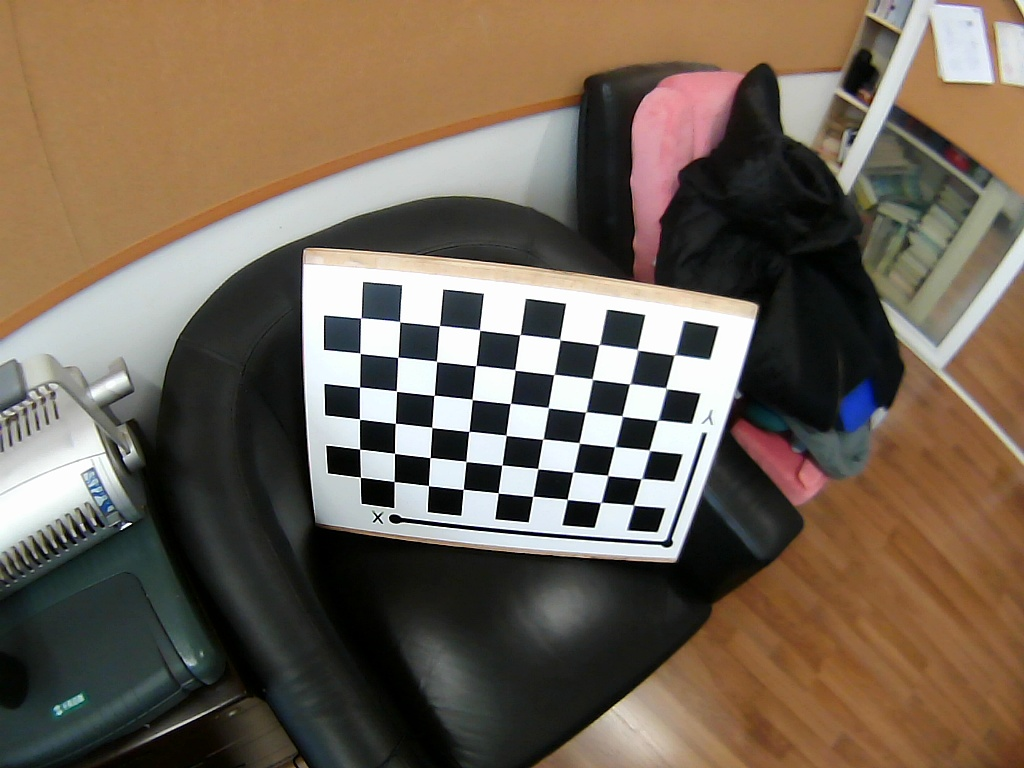
//> input picture code/chapter-10-imaging model and intrinsics calibration/04-fisheyeCameraCalib/cameracalib/imgs/13.jpg, 1024 x 768 px, given in place of the camera
$ ./cameracalib   (built with g++ and OpenCV 4)
//> lines starting //> are read from the running program, lines starting //| are printed output that depends on the picture; after the words box and inside, x2 and y2 are one past the last pixel; in counts of white or black regions, pixels touching at a corner belong together
//此程序示范了如何用opencv来进行相机内参标定，以及如何利用获取的相机内参来进行鱼眼图像的畸变去除。
//该程序有3个main函数，编译时，每次都需要注释到其他两个，而只保留一个main函数
//main函数1：完成对标定板图像的采集
//main函数2：基于main函数1所采集的标定板图像，完成相机内参标定，并将参数文件存储在本地磁盘
//main函数3：从由main函数2所得到的相机内参文件中，读入相机内参，对原始输入视频进行实时去畸变
//同济大学，张林，2023年4月
#include <string>
#include <iostream>
#include <opencv2/opencv.hpp>
#include <opencv2/core/core.hpp>
#include <opencv2/highgui/highgui.hpp>
#include <opencv2/imgproc/imgproc.hpp>
#include <opencv2/core/core.hpp>
#include <opencv2/highgui/highgui.hpp>
#include <opencv2/features2d/features2d.hpp>
#include <opencv2/calib3d/calib3d.hpp>
#include <opencv2/imgproc/imgproc.hpp>
#include <opencv2/core/version.hpp>
#include <fstream>
#include <filesystem>

using namespace cv;
using namespace std;

//main函数1
//这个main函数完成对标定板图像的采集
//正常进入采集流程后，按q键就会拍摄一张图片，并会在当前图像上进行交叉点检测，如果成功，就会把这张图像保存下来
//按escape键，退出采集过程
#if 1
int main()
{
	cout << "开始采集标定板图像" << endl;
	//imgDirName，存放所采集的标定板图像
	string imgDirName = "mine/";

	Mat frame;
	string imgname;
	int frameIndex = 1;

	cv::Size iPatternSize(9, 6); //交叉点的个数，如果是10*7块的标定板，其有效交叉点是9*6个
	vector<Point2f> gCorners;

	//打开相机并设置相机分辨率。相机的序号从0开始。如果是笔记本外接USB相机，一般来说其编号是1，因为笔记本自带摄像头的编号为0
	VideoCapture inputVideo(0);
	inputVideo.set(cv::CAP_PROP_FRAME_HEIGHT, 768);
	inputVideo.set(cv::CAP_PROP_FRAME_WIDTH, 1024);

	if (!inputVideo.isOpened())
	{
		cout << "打开相机失败 " << endl;
		return -1;
	}
	else

	{
		cout << "相机已打开" << endl;
	}

	int imgsCollected = 0;
	while (1)
	{
		inputVideo >> frame;
//> frame is the input picture: 768 rows x 1024 cols, CV_8UC3; mean B, G, R 85.3, 99.9, 113.3
		if (frame.empty())
			continue;
		imshow("Camera", frame);
		char key = waitKey(1);
//> the 'q' key is pressed
		if (key == 27) //escape键的ASCII码是27，按Escape键就会退出采集，结束循环
			break;
		if (key == 'q' || key == 'Q')
		{
			//在当前图像帧中进行交叉点检测
			bool bPatternFound = findChessboardCorners(frame, iPatternSize, gCorners, CALIB_CB_ADAPTIVE_THRESH + CALIB_CB_NORMALIZE_IMAGE +
				CALIB_CB_FAST_CHECK);
//> gCorners = 54 Points (x, y), first 12: [633.5, 504.9], [600.3, 502.8], [567.1, 499.4], [532.8, 496.4], [498.3, 492.9], [463.3, 489.3], [428.5, 485.6], [394.1, 481.5], [360.4, 477.3], [640.6, 479], [607.7, 475.5], [573, 472.1]; bPatternFound = true
			if (!bPatternFound) //检测交叉点操作失败，说明当前帧的图像质量不合格，继续等待采集下一帧
			{
				cout << "Can not find chessboard corners!\n";
				continue;
			}
			else //将当前帧frame存储在本地磁盘路径imgDirName中
			{
				Mat iImageTemp = frame.clone();
				for (int j = 0; j < gCorners.size(); j++)
				{
					//在当前帧上画出交叉点的坐标，这是为了可视化的目的
					circle(iImageTemp, gCorners[j], 10, Scalar(0, 0, 255), 2, 8, 0);
				}
//> this loop made 54 passes
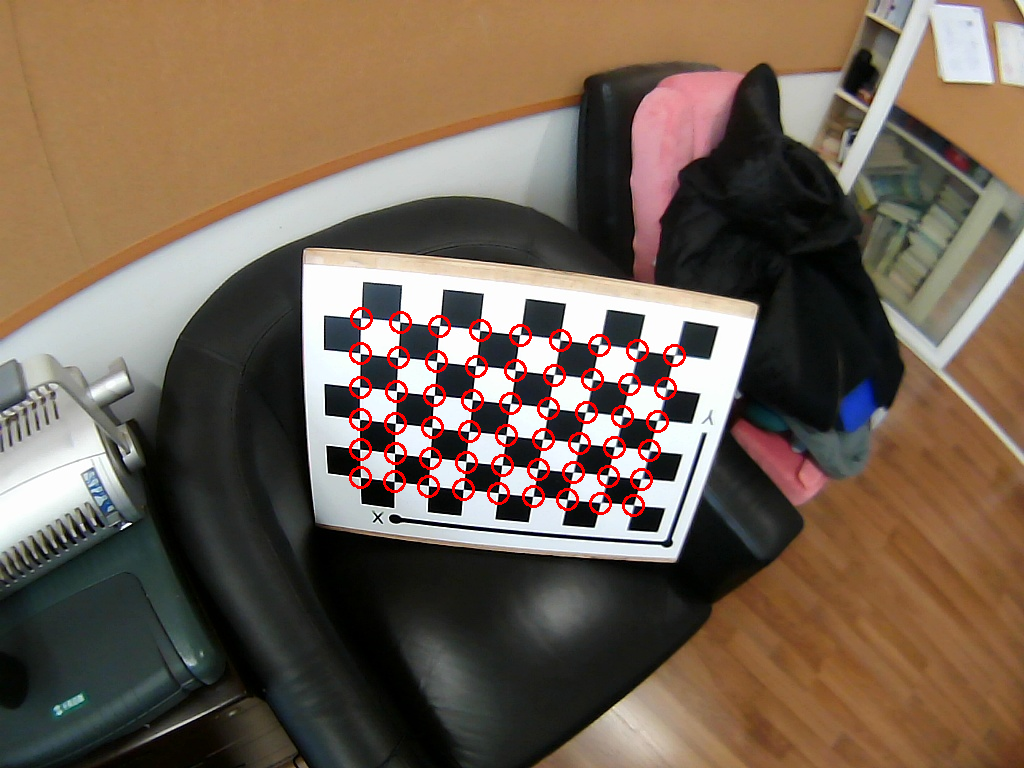
//> iImageTemp: 768 rows x 1024 cols, CV_8UC3; 1.33% of pixels changed, all inside (x1, y1, x2, y2) = (349, 307, 686, 517)
				cv::imshow("Camera", iImageTemp);
				cv::waitKey(1000); //画有交叉点的帧，画面停留1秒
				imgname = imgDirName + to_string(frameIndex++) + ".jpg"; //为当前帧起好名字，存储
				imwrite(imgname, frame);
				imgsCollected++;
				cout << imgsCollected << " images collected!" << endl;
			}
		}
	}
	cout << "完成标定板图像采集" << endl;
	return 0;
}
#elif 0
//main函数2
//这个main函数完成从一组标定板图像中对相机内参进行标定的任务
//相机畸变模型采用鱼眼相机模型，适用于广角鱼眼相机去畸变任务
int main(int argc, char* argv[])
{
	cv::Size iPatternSize(9, 6); //标定板上的交叉点维度，10*7格的标定板，其交叉点为9*6

	string imgDir = "imgs/";
	//存储相机内参标定结果的文件
	FileStorage camParamsFile("camParams.xml", FileStorage::WRITE);

	//3*3相机内参矩阵
	cv::Mat mIntrinsicMatrix;
	//畸变系数
	cv::Mat mDistortion;
	//In fact these useless.
	std::vector<cv::Vec3d> gRotationVectors;
	std::vector<cv::Vec3d> gTranslationVectors;

	vector<cv::String> gFileNames;
	//gFileNames，存储所有标定板图像文件全名称
	cv::glob(imgDir, gFileNames);
	cout << "Load images" << endl;
	//nImageCount，标定板图像的数目
	int nImageCount = gFileNames.size();
	//gCorners，存储一张图像上交叉点坐标信息.
	vector<Point2f> gCorners;
	//gAllCorners，存储所有标定板图像上的交叉点信息，这是个vector的vector
	vector<vector<Point2f>>  gAllCorners;
	//gImages,存储所有标定板图像，是个元素类型为Mat的向量，显然每个向量元素是个图像矩阵
	vector<Mat>  gImages;
	vector<string> strValidImgFileNames;
	int nCornersCount = 0;
	//对于每一张标定板图像
	for (int i = 0; i < nImageCount; i++)
	{
		//读入该图像
		string aImageFileName = gFileNames[i];
		cv::Mat iImage = imread(aImageFileName);
		cout << "Filename " << aImageFileName << endl;
		//转换为灰度图像，因为亚像素级别的交叉点精准检测是在灰度图像上进行的
		Mat iImageGray;
		cvtColor(iImage, iImageGray, cv::COLOR_BGR2GRAY);
		bool bPatternFound = findChessboardCorners(iImage, iPatternSize, gCorners,
			CALIB_CB_ADAPTIVE_THRESH + CALIB_CB_NORMALIZE_IMAGE + CALIB_CB_FAST_CHECK);
		if (!bPatternFound) //这张图像的交叉点检测失败
		{
			cout << "Can not find chessboard corners in " << aImageFileName << "\n";
			continue;
		}
		else
		{
			//对初始检测的交叉点坐标进行进一步精化
			cornerSubPix(iImageGray, gCorners, Size(11, 11), Size(-1, -1), TermCriteria(cv::TermCriteria::EPS + cv::TermCriteria::MAX_ITER, 30, 0.1));

			//为了可视化，把当前图像的交叉点检测结果画在图像上，显示出来，停留1000
			Mat iImageTemp = iImage.clone();
			for (int j = 0; j < gCorners.size(); j++)
			{
				//在图像上画出交叉点
				circle(iImageTemp, gCorners[j], 10, Scalar(0, 0, 255), 2, 8, 0);
			}
			cv::imshow("corners", iImageTemp);
			cv::waitKey(1000);

			//把从当前图像上检测到的交叉点放入gAllCorners，相应的图像放入gImages
			nCornersCount = nCornersCount + gCorners.size();
			gAllCorners.push_back(gCorners);
			gImages.push_back(iImage);
			strValidImgFileNames.push_back(aImageFileName);
		}
	}

	//nImageCount，能正确进行交叉点检测的图像的个数
	nImageCount = gImages.size();
	cout << "能成功进行交叉点检测的图像的个数为" << nImageCount << endl;

	//生成标定板交叉点的三维坐标gObjectPoints，
	//每张图像的交叉点vector（54个三维坐标向量）构成gObjectPoints的一个元素
	//iSquareSize，标定板每个block的尺寸
	Size iSquareSize = Size(51, 51); //
	vector<vector<Point3f>>  gObjectPoints;
	gObjectPoints.clear();

	//gPointsCount,是个向量，其维度为nImageCount，每个元素表示这张图像的交叉点的个数
	vector<int>  gPointsCount;
	//Generate 3d points.
	for (int t = 0; t < nImageCount; t++)
	{
				vector<Point3f> gTempPointSet;
				for (int i = 0; i < iPatternSize.height; i++)
				{
					for (int j = 0; j < iPatternSize.width; j++)
					{
						Point3f iTempPoint;
						iTempPoint.x = i * iSquareSize.width;
						iTempPoint.y = j * iSquareSize.height;
						iTempPoint.z = 0;
						gTempPointSet.push_back(iTempPoint);
					}
				}
				gObjectPoints.push_back(gTempPointSet);
	}

	//记录每一张标定板图像上的交叉点个数，对我们的例子来说都是54
	for (int i = 0; i < nImageCount; i++)
	{
		gPointsCount.push_back(iPatternSize.width*iPatternSize.height);
	}

	Size iImageSize = gImages[0].size(); //图像分辨率

	int flags = 0;
	flags |= cv::fisheye::CALIB_RECOMPUTE_EXTRINSIC;
	flags |= cv::fisheye::CALIB_CHECK_COND;
	flags |= cv::fisheye::CALIB_FIX_SKEW;
	cout << "开始标定\n";
	fisheye::calibrate(gObjectPoints, gAllCorners, iImageSize, mIntrinsicMatrix, mDistortion, gRotationVectors, gTranslationVectors, flags, cv::TermCriteria(TermCriteria::COUNT + TermCriteria::EPS, 500, 1e-10));
	cout << "标定成功！\n";

	//根据相机参数，计算交叉点的重投影误差
	cout << "计算交叉点的重投影误差­" << endl;
	double nTotalError = 0.0;
	vector<Point2f>  gImagePoints;

	vector<double> gErrorVec; //其每个元素为每张标定板图像上所有交叉点重投影误差的平均值
	gErrorVec.reserve(nImageCount);
	for (int i = 0; i < nImageCount; i++)
	{
			//gTempPointSet，当前图像所对应的物理空间中的交叉点
			vector<Point3f> gTempPointSet = gObjectPoints[i];
			//根据相机内外参数，计算物理空间中标定板交叉点的投影gImagePoints
			fisheye::projectPoints(gTempPointSet, gImagePoints, gRotationVectors[i], gTranslationVectors[i], mIntrinsicMatrix, mDistortion);

			vector<Point2f> gTempImagePoint = gAllCorners[i]; //当前图像中图像空间中交叉点坐标
			//计算观察到的图像空间中交叉点的坐标gTempImagePoint与根据相机参数计算出来的交叉点投影点坐标gImagePoints的误差
			Mat mTempImagePointMat = Mat(1, gTempImagePoint.size(), CV_32FC2);
			Mat mImagePoints2Mat = Mat(1, gImagePoints.size(), CV_32FC2);
			for (size_t i = 0; i != gTempImagePoint.size(); i++)
			{
				mImagePoints2Mat.at<Vec2f>(0, i) = Vec2f(gImagePoints[i].x, gImagePoints[i].y);
				mTempImagePointMat.at<Vec2f>(0, i) = Vec2f(gTempImagePoint[i].x, gTempImagePoint[i].y);
			}
			double nError = norm(mImagePoints2Mat, mTempImagePointMat, NORM_L2); //
			nTotalError += nError /= gPointsCount[i];
			gErrorVec.push_back(nError);
			cout << strValidImgFileNames[i] << "的重投影误差为" << nError << endl;
	}

	cout << "平均重投影误差为 " << nTotalError / nImageCount << endl;

	cout << "测试一个图像的去畸变效果..." << endl;
	Mat iTestImage = gImages[0];
	Mat undistortedTestImg = iTestImage.clone();
	//cv::remap(testImage,t,mapx, mapy, INTER_LINEAR);
	cv::fisheye::undistortImage(iTestImage, undistortedTestImg, mIntrinsicMatrix, mDistortion, mIntrinsicMatrix);
	cv::imshow("original", iTestImage);
	cv::waitKey(0);
	cv::imshow("undistortImage", undistortedTestImg);
	cv::waitKey(0);

	cout << "保存相机参数到本地文件 " << endl;
	camParamsFile << "intrinsic_matrix" << mIntrinsicMatrix;
	camParamsFile << "distortion_coefficients" << mDistortion;

	camParamsFile.release();
	cv::destroyAllWindows();

	return 0;
}
#else
//main函数3
//该main函数应用之前已经获取到的相机内参，完成输入视频的实时去畸变
int main(int argc, char* argv[])
{
	//打开相机并设置好分辨率，注意：分辨率必须与标定时所用分辨率一致
	VideoCapture inputVideo(0);
	inputVideo.set(cv::CAP_PROP_FRAME_HEIGHT, 768);
	inputVideo.set(cv::CAP_PROP_FRAME_WIDTH, 1024);
	if (!inputVideo.isOpened())
	{
		cout << "打开相机失败" << endl;
		return -1;
	}
	else
	{
		cout << "相机已经打开" << endl;
	}

	//该XML文件是之前相机标定操作之后存储相机内参的文件
	FileStorage camPramsFile("camParams.xml", FileStorage::READ);
	cv::Mat mIntrinsicMatrix, mDistortion;
	camPramsFile["intrinsic_matrix"] >> mIntrinsicMatrix;
	camPramsFile["distortion_coefficients"] >> mDistortion;
	//输出相机内参数，内参矩阵与畸变系数
	cout << "mIntrinsic is: " << endl << mIntrinsicMatrix << endl;
	cout << "mDistortion is: " << endl << mDistortion << endl;

	Mat oriframe; //原始输入视频帧
	Mat shrinkedOriFrame, shrinkedUndistortedFrame; //为了便于屏幕显示，我们把帧尺寸缩小一些

	while (1)
	{
		inputVideo >> oriframe;
		if (oriframe.empty())
			continue;
		Mat undistortFrame = oriframe.clone();

		cv::fisheye::undistortImage(oriframe, undistortFrame, mIntrinsicMatrix, mDistortion, mIntrinsicMatrix);

		//为方便显示，缩小原始输入视频帧为0.6倍
		cv::resize(oriframe, shrinkedOriFrame,cv::Size(0,0), 0.6, 0.6);

		cv::resize(undistortFrame, shrinkedUndistortedFrame, cv::Size(0, 0), 0.6, 0.6);
		imshow("原始视频", shrinkedOriFrame);
		imshow("去畸变视频", shrinkedUndistortedFrame);
		waitKey(20);
	}

	return 0;
}

#endif

$ run again, on code/chapter-10-imaging model and intrinsics calibration/04-fisheyeCameraCalib/cameracalib/imgs/14.jpg
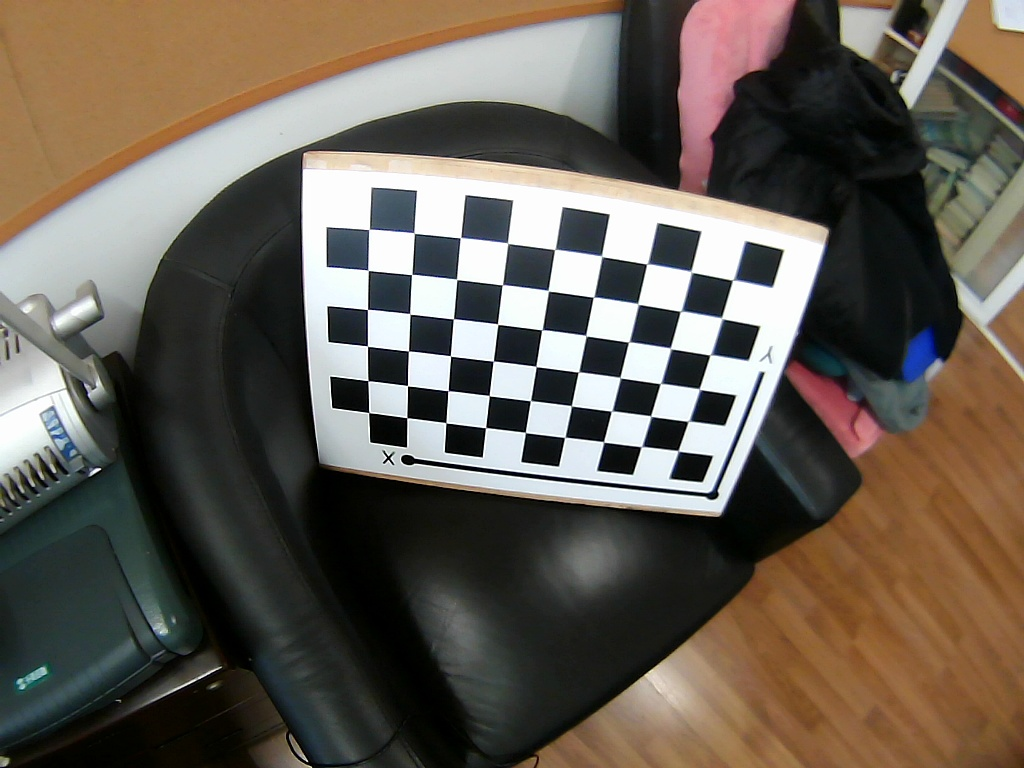
//> input picture code/chapter-10-imaging model and intrinsics calibration/04-fisheyeCameraCalib/cameracalib/imgs/14.jpg, 1024 x 768 px, given in place of the camera
//> frame is the input picture: 768 rows x 1024 cols, CV_8UC3; mean B, G, R 84.4, 94.2, 102.1
//> gCorners = 54 Points (x, y), first 12: [677.9, 450.6], [640.9, 446.9], [603.5, 441.8], [564.6, 437.5], [525.4, 432.3], [485.7, 427.6], [446, 422.9], [406.8, 417.7], [368.9, 412.5], [687.5, 421.6], [650.6, 415.9], [611.1, 411.5]; bPatternFound = true
//> the loop `for (int j = 0; j < gCorners.size(); j++)` made 54 passes
//> after the loop `for (int j = 0; j < gCorners.size(); j++)`:
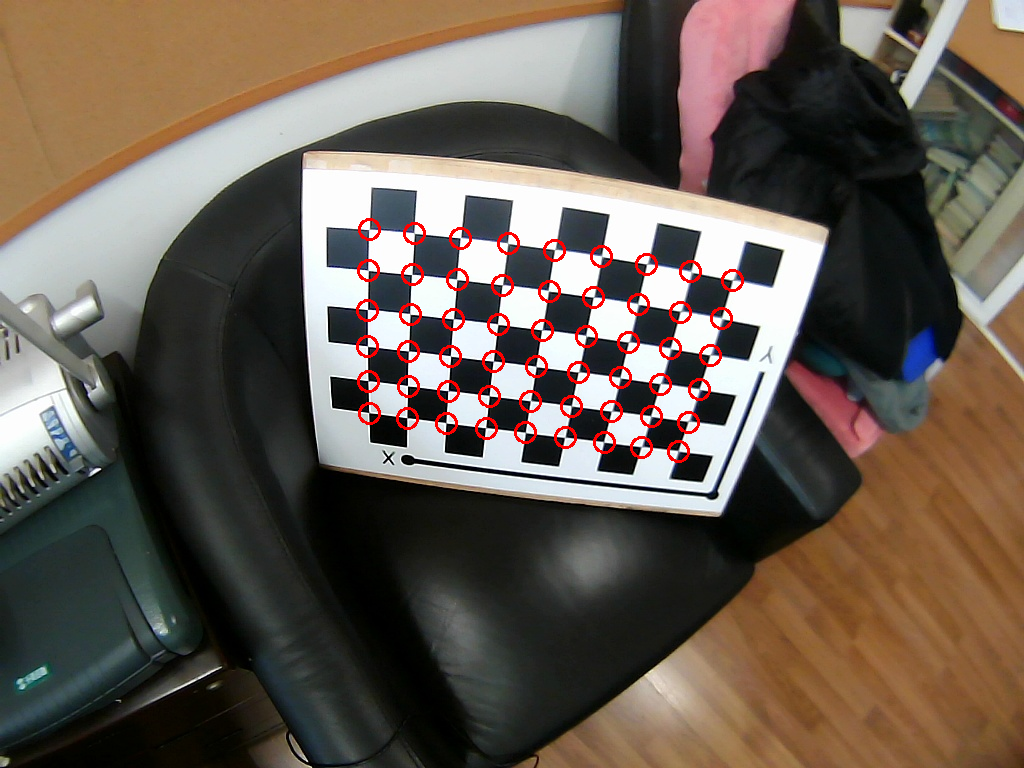
//> iImageTemp: 768 rows x 1024 cols, CV_8UC3; 1.33% of pixels changed, all inside (x1, y1, x2, y2) = (356, 218, 744, 463)

$ run again, on code/chapter-10-imaging model and intrinsics calibration/04-fisheyeCameraCalib/cameracalib/imgs/15.jpg
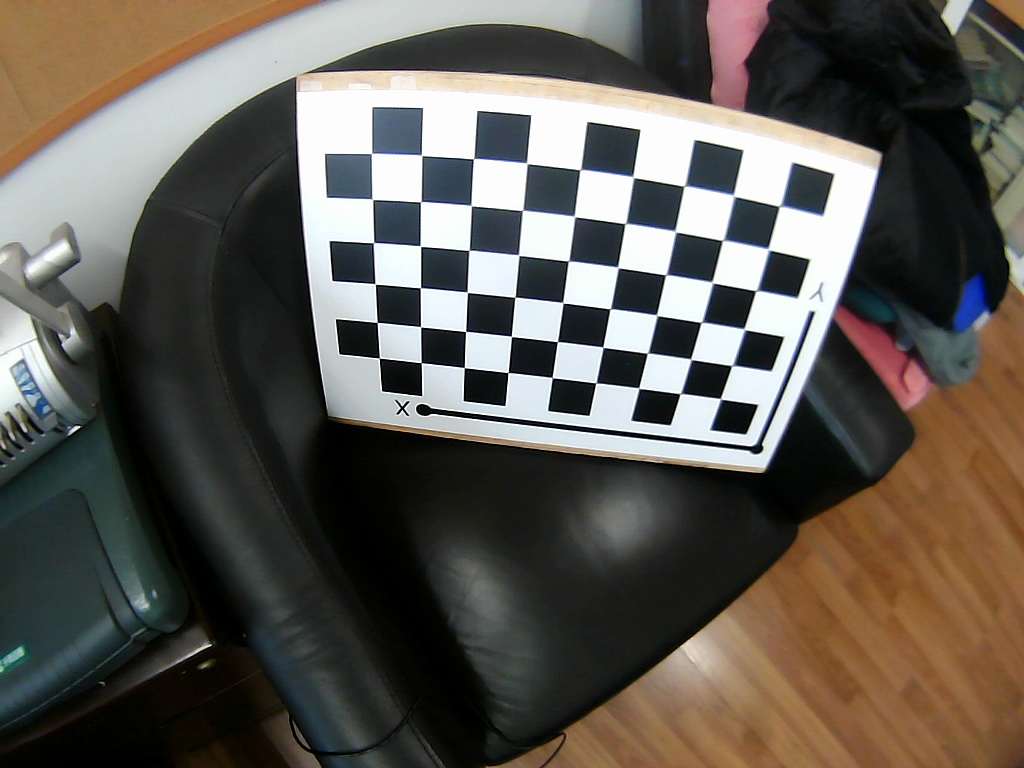
//> input picture code/chapter-10-imaging model and intrinsics calibration/04-fisheyeCameraCalib/cameracalib/imgs/15.jpg, 1024 x 768 px, given in place of the camera
//> frame is the input picture: 768 rows x 1024 cols, CV_8UC3; mean B, G, R 83.7, 90.5, 95
//> gCorners = 54 Points (x, y), first 12: [720.4, 398.4], [679.7, 393.9], [638.6, 387.9], [595.8, 382.9], [552.1, 377.6], [508, 372.6], [464.3, 367.6], [421.1, 362.6], [379.3, 358.2], [731.2, 365.9], [690.7, 359.1], [647, 353.5]; bPatternFound = true
//> the loop `for (int j = 0; j < gCorners.size(); j++)` made 54 passes
//> after the loop `for (int j = 0; j < gCorners.size(); j++)`:
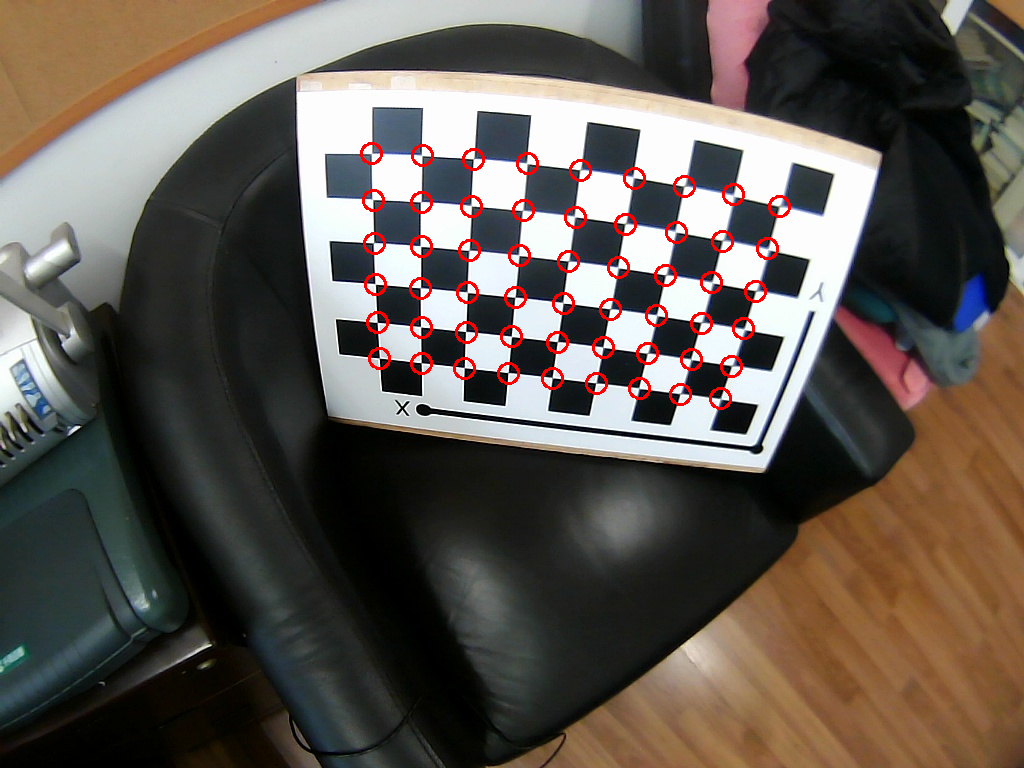
//> iImageTemp: 768 rows x 1024 cols, CV_8UC3; 1.33% of pixels changed, all inside (x1, y1, x2, y2) = (360, 142, 791, 410)
